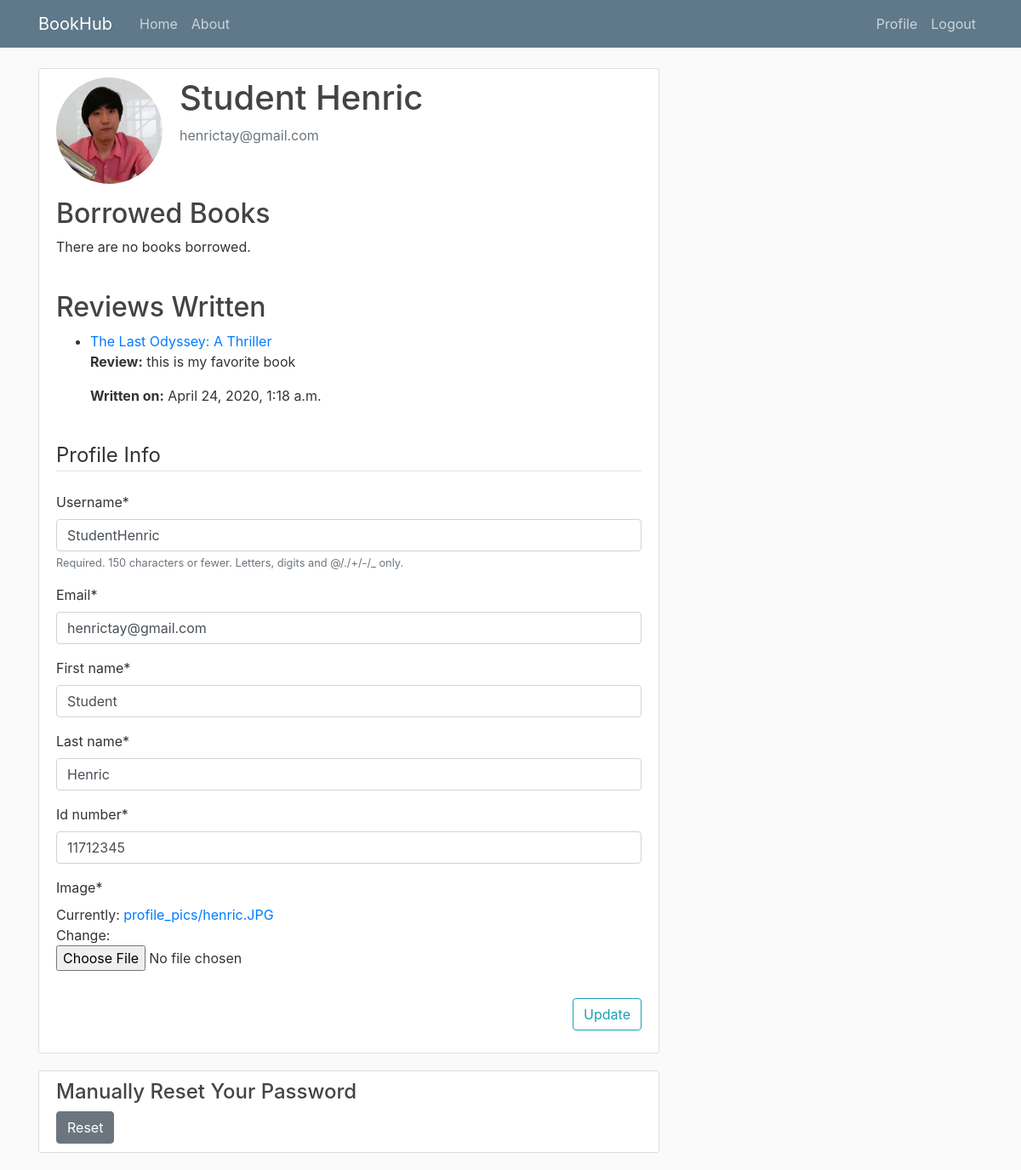
The app's page /profile/ (signed in) with its own data.
### users/models.py (models this page shows, shortened)
class Profile(models.Model):
	user = models.OneToOneField(User, on_delete=models.CASCADE)
	image = models.ImageField(default='default.jpg', upload_to='profile_pics')
	id_number = models.CharField(default='', max_length=8)

### library_website/models.py (models this page shows, shortened)
class Comment(models.Model):
	id = models.UUIDField(primary_key=True, default=uuid.uuid4, help_text='Unique ID')
	book = models.ForeignKey('Book', on_delete=models.CASCADE, related_name='reviews')
	user = models.ForeignKey(User, on_delete=models.SET_NULL, null=True)
	comment = models.TextField(default = '', max_length = 3000, help_text='Enter your review of the book')
	created_on = models.DateTimeField(auto_now_add=True)
	class Meta:
		ordering = ['created_on']

class Book(models.Model):
	title = models.CharField(max_length = 250)
	author = models.ForeignKey('Author', on_delete=models.CASCADE, null = True) # CASCADE means if a book is deleted, the author won't be deleted
	publisher = models.ForeignKey('Publisher', on_delete=models.CASCADE, null = True)
	year_of_publication = models.CharField('Year of Publication', default='', max_length=4 )
	isbn = models.CharField('ISBN', max_length=13, help_text='13 Character ISBN number')
	dewey = models.CharField('Dewey Decimal System', default='', max_length=3, help_text='3 Digit Call Number based on Book Subject or Genre')
	image = models.ImageField(default='noImage.jpg', upload_to='book_pics', help_text='Upload cover photo of the book')

### users/views.py (the view)
# urls.py: path('profile/', user_views.profile,  name='profile'),
@login_required
def profile (request):
	if request.method == 'POST':
		u_form = UserUpdateForm(request.POST, instance = request.user)
		p_form = ProfileUpdateForm(request.POST, request.FILES, instance = request.user.profile)
		if u_form.is_valid() and p_form.is_valid():
			u_form.save()
			p_form.save()
			messages.success(request, f'Your account has been updated!')
			return redirect('profile')
	else:
		u_form = UserUpdateForm(instance = request.user)
		p_form = ProfileUpdateForm(instance = request.user.profile)
	bookinstance_list = BookInstance.objects.filter(borrower=request.user).filter(status__exact='r').order_by('due_back')
	comment_list = Comment.objects.filter(user=request.user)
	context = {
		'u_form': u_form,
		'p_form': p_form,
		'bookinstance_list': bookinstance_list,
		'comment_list': comment_list,
	}
	return render(request, 'users/profile.html', context)

### users/forms.py
class UserUpdateForm(forms.ModelForm):
	first_name = forms.CharField(max_length=100)
	last_name = forms.CharField(max_length=100)
	email = forms.EmailField()
	class Meta:
		model = User
		fields = ['username', 'email', 'first_name', 'last_name']

class ProfileUpdateForm(forms.ModelForm):
	class Meta:
		model = Profile
		fields = ['id_number', 'image']

### library_website/templatetags/restrict_access.py (called while the page is built)
@register.filter(name='has_group')
def has_group(user, BookManager):
    group =  Group.objects.get(name=BookManager)
    return group in user.groups.all()

### users/templates/users/profile.html (shortened to what this page needs)
{% extends "library_website/base.html"%}
{% load crispy_forms_tags %}
{% block content %}
    <div class ="content-section">
    	<div class = "media">
    		<img class ="rounded-circle account-img" src="{{ user.profile.image.url }}">
    		<div class ="media-body">
    			<h2 class="account-heading">{{ user.first_name}} {{ user.last_name }} </h2>
    			<p class="text-secondary">{{ user.email }}</p>
    		</div>
    	</div>
        <h2>Borrowed Books</h2>
        {% if bookinstance_list %}
            <ul>
              {% for bookinst in bookinstance_list %}
              <li class="{% if bookinst.is_overdue %}text-danger{% endif %}">
                <a href="{% url 'library-book_detail' bookinst.book.pk %}">{{bookinst.book.title}}</a> ({{ bookinst.due_back }})
              </li>
              {% endfor %}
              <br/>
            </ul>
        {% else %}
          <p>There are no books borrowed.</p>
        {% endif %}
        <br/>
        <h2> Reviews Written</h2>
        {% if comment_list %}
            <ul>
              {% for commentinst in comment_list %}
              <li>
                <a href="{% url 'library-book_detail' commentinst.book.pk %}">{{commentinst.book.title}}</a>
                <p> <strong>Review:</strong> {{commentinst.comment}} </p>
                <p> <strong>Written on:</strong> {{commentinst.created_on}}</p>
              </li>
              {% endfor %}
              <br/>
            </ul>
        {% else %}
          <p>You have not yet written any reviews on a book.</p>
        {% endif %}
    	<form method="POST" enctype="multipart/form-data">
    		<fieldset class ="form-group">
    			<legend class ="border-bottom mb-4">Profile Info</legend>
    			{{ u_form|crispy }}
    			{{ p_form|crispy }}
    		</fieldset>
    		<div class="text-right">
    			<button class="btn btn-outline-info" type="submit"> Update </button>
    		</div>
    	</form>
    </div>
    <div class ="content-section">
        <h4> Manually Reset Your Password </h4>
         <a href="{% url 'password_reset' %}">
            <button class="btn btn-secondary" type="submit"> Reset </button>
         </a>
    </div>
{% endblock content %}

### library_website/static/library_website/main.css (style rules this page uses)
body { background: #fafafa; color: #333333; margin-top: 5rem; }
h1, h2, h3, h4, h5, h6 { color: #444444; }
ul { margin: 0; }
.content-section { background: #ffffff; padding: 10px 20px; border: 1px solid #dddddd; border-radius: 3px; margin-bottom: 20px; }
.account-img { height: 125px; width: 125px; margin-right: 20px; margin-bottom: 16px; }
.account-heading { font-size: 2.5rem; }

### records on screen
Comment: book "The Last Odyssey: A Thriller", comment "this is my favorite book", created_on "April 24, 2020, 1:18 a.m."
Profile: id_number "11712345"

### other values on screen
{{ user.first_name }} "Student"
{{ user.last_name }} "Henric"
{{ user.email }} "henrictay@gmail.com"
